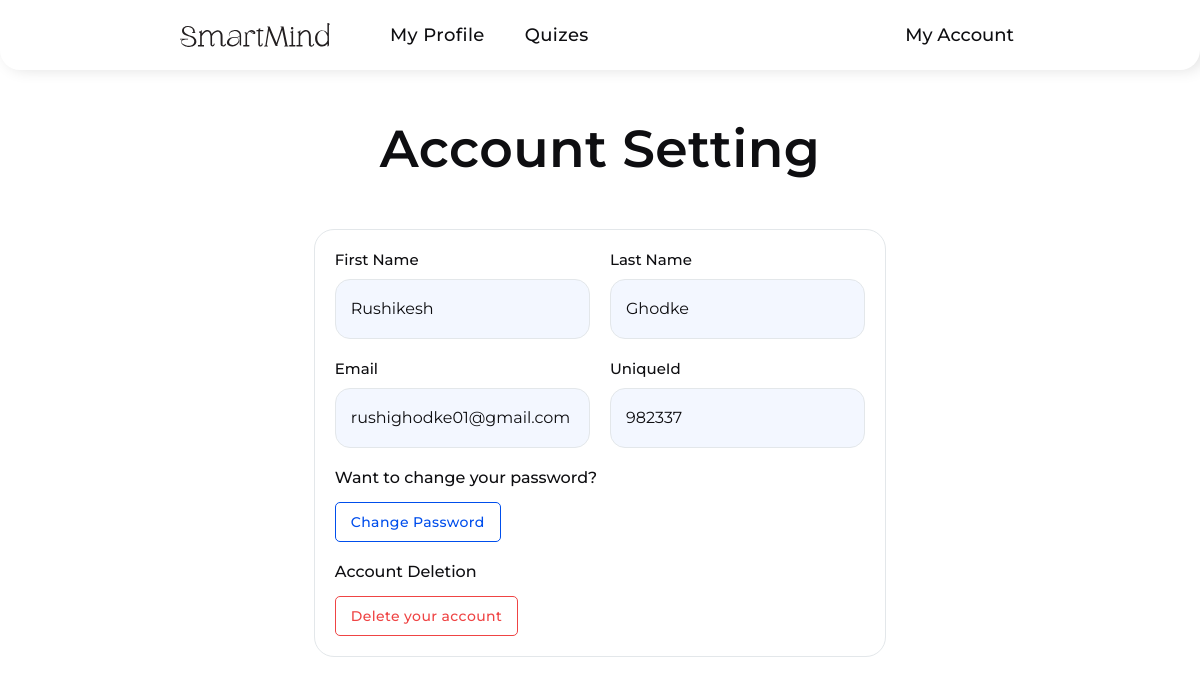
Page /user/setting.php (signed in) on the committed database.
### tables this page shows
CREATE TABLE `students` (
  `studentId` int(11) NOT NULL,
  `studentUniqueId` int(11) NOT NULL,
  `firstName` varchar(255) NOT NULL,
  `lastName` varchar(255) NOT NULL,
  `dateOfBirth` date NOT NULL,
  `gender` varchar(10) NOT NULL,
  `email` varchar(255) NOT NULL,
  `mobileNumber` varchar(10) NOT NULL,
  `username` varchar(255) NOT NULL,
  `studentImage` varchar(255) NOT NULL,
  `password` varchar(255) NOT NULL,
  `accountCreationDateTime` datetime NOT NULL,
  `verificationToken` varchar(255) NOT NULL,
  `tokenExpirationTime` datetime DEFAULT NULL,
  `isVerified` tinyint(1) NOT NULL
);

### assets/php/profileDetails.php (called while the page is built, shortened)
<?php
require "connection.php";
if (!empty($_SESSION['studentId'])) {
  $studentId = $_SESSION['studentId'];
  $selectQuery = mysqli_query($connection, "SELECT * FROM `students` WHERE `studentId` = $studentId");
  if ($selectQuery) {
    $fetchData = mysqli_fetch_assoc($selectQuery);
  }
  else {
    echo mysqli_error($connection);
  }
}
else
{
  header("Location: ../login.php");
}
?>

### assets/php/changePassword.php (called while the page is built, shortened)
<?php
include "connection.php";
if (!empty($_SESSION["studentId"])) {
  $studentId = $_SESSION["studentId"];
  $selectQuery = mysqli_query($connection, "SELECT * FROM `students` WHERE `studentId` = $studentId");
}

### user/setting.php (the view, shortened to what this page needs)
<?php
include "../assets/php/deleteAccount.php";
include "../assets/php/profileDetails.php";
include "../assets/php/changePassword.php";
?>
<!DOCTYPE html>
<html lang="en">
<head>
  <link rel="stylesheet" href="../assets/css/setting.css">
  <link rel="stylesheet" href="https://cdn-uicons.flaticon.com/2.1.0/uicons-regular-rounded/css/uicons-regular-rounded.css" />
  <link rel="stylesheet" href="https://cdn-uicons.flaticon.com/2.1.0/uicons-thin-straight/css/uicons-thin-straight.css" />
</head>
<body>
  <header class="header">
    <div class="left-side">
      <div class="logo">
        <img src="../assets/images/Logo.svg" alt="logo" />
      </div>
      <nav class="navbar">
        <ul>
          <li><a href="./profile.php">My Profile</a></li>
          <li><a href="./quizes.php">Quizes</a></li>
        </ul>
      </nav>
    </div>
    <div class="right-side">
      <div class="user">
        <span>My Account <i class="fi fi-rr-angle-small-down"></i></span>
      </div>
    </div>
  </header>
  <section class="setting-container">
    <div class="container">
      <div class="heading">
        <h1>Account Setting</h1>
      </div>
      <section class="setting-form-container">
        <form action="#" method="post" class="setting-form">
          <div class="input-group">
            <div class="input-field">
              <label for="firstName">First Name</label>
              <input type="text" name="firstName" id="firstName" value="<?php echo $fetchData['firstName']; ?>" id="firstName" placeholder="First Name" readonly />
            </div>
            <div class="input-field">
              <label for="lastName">Last Name</label>
              <input type="text" name="lastName" id="lastName" value="<?php echo $fetchData['lastName']; ?>" id="lastName" placeholder="Last Name" readonly />
            </div>
          </div>
          <div class="input-group">
            <div class="input-field">
              <label for="email">Email</label>
              <input type="email" name="email" id="email" value="<?php echo $fetchData['email']; ?>" id="email" placeholder="Email" readonly />
            </div>
            <div class="input-field">
              <label for="studentUniqueId">UniqueId</label>
              <input type="text" name="studentUniqueId" id="studentUniqueId" value="<?php echo $fetchData['studentUniqueId']; ?>" id="studentUniqueId" placeholder="Student UniqueId" readonly />
            </div>
          </div>
          <div class="change-password-btn">
            <span>Want to change your password?</span>
            <input type="submit" name="changePassword" class="changePwdBtn" value="Change Password" />
          </div>
          <div class="account-delete-btn">
            <span>Account Deletion</span>
            <button type="button" class="deleteBtn">Delete your account</button>
          </div>
        </form>
      </section>
    </div>
  </section>
</body>
</html>

### assets/css/setting.css (style rules this page uses)
* { margin: 0; padding: 0; box-sizing: border-box; font-family: "Montserrat", sans-serif; text-decoration: none; list-style: none; outline: none; }
:root { --bg-color: #f3f7ff; --border-color: #e3e7ea; --smart-mind-20: #ffffff; --smart-mind-50: #edf7ff; --smart-mind-100: #d6ecff; --smart-mind-200: #b5dfff; --smart-mind-300: #83ccff; --smart-mind-400: #48b0ff; --smart-mind-500: #1e8aff; --smart-mind-600: #0669ff; --smart-mind-700: #004eec; --smart-mind-800: #0841c5; --smart-mind-900: #0d3c9b; --smart-mind-950: #0e255d; --text-color: #0e0e11; }
html { font-size: 62.5%; scroll-behavior: smooth; }
body { width: 100%; height: 100vh; position: relative; }
.header { position: fixed; top: 0; width: 100%; height: 7rem; padding: 0 18rem; background-color: var(--smart-mind-20); border-radius: 0 0 2rem 2rem; box-shadow: 5px 0 15px rgba(0, 0, 0, 0.12); display: flex; align-items: center; justify-content: space-between; transition: 0.2s ease-in-out; z-index: 999; }
.header .left-side, .navbar, .navbar ul, .logo, .right-side, .right-side .user { height: 100%; display: flex; align-items: center; }
.left-side { gap: 6rem; }
.left-side .logo img { width: 15rem; }
.left-side .navbar ul { display: flex; align-items: center; gap: 4rem; }
.navbar ul li a { font-size: 1.8rem; font-weight: 500; letter-spacing: 0.4px; color: var(--text-color); transition: 0.2s ease-in-out; }
.user { position: relative; }
.user span { font-size: 1.8rem; font-weight: 500; color: var(--text-color); display: flex; align-items: center; gap: 0.6rem; cursor: pointer; transition: 0.2s ease-in-out; }
.setting-container { width: 100%; height: 100%; padding: 7rem; display: flex; align-items: center; justify-content: center; }
.setting-container .container { width: 90%; height: 100%; display: flex; flex-direction: column; align-items: center; }
.container .setting-form-container { width: 60%; }
.container .heading { width: 100%; display: flex; flex-direction: column; gap: 1rem; align-items: center; padding: 3rem; }
.heading h1 { font-size: 5.2rem; font-weight: 600; color: var(--text-color); line-height: 1.9; letter-spacing: 0.4px; }
.setting-form-container .setting-form { width: 100%; padding: 2rem; border: 1px solid var(--border-color); border-radius: 2rem; background-color: var(--smart-mind-20); display: flex; flex-direction: column; align-items: center; justify-content: center; gap: 2rem; }
.setting-form .input-field { width: 100%; display: flex; flex-direction: column; gap: 1rem; position: relative; }
.input-field label { font-size: 1.5rem; font-weight: 500; color: var(--text-color); }
.setting-form .input-group { width: 100%; display: flex; align-items: center; gap: 2rem; }
.input-field input { width: 100%; height: 6rem; background-color: transparent; border: 1px solid var(--border-color); border-radius: 1.5rem; outline: 0; padding: 0 1.5rem; font-size: 1.6rem; color: var(--text-color); }
.input-field input:read-only { background-color: var(--bg-color); cursor: not-allowed; }
.setting-form .change-password-btn { width: 100%; display: flex; flex-direction: column; align-items: flex-start; gap: 1.5rem; }
.change-password-btn span { font-size: 1.6rem; font-weight: 500; color: var(--text-color); }
.change-password-btn input[type="submit"] { font-size: 1.4rem; font-weight: 500; letter-spacing: 0.4px; color: var(--smart-mind-700); background-color: transparent; display: inline-block; border-color: var(--smart-mind-700); padding: 1rem 1.5rem; border: 1px solid var(--smart-mind-700); border-radius: 5px; transition: 0.2s ease-in-out; cursor: pointer; }
.setting-form .account-delete-btn { width: 100%; display: flex; flex-direction: column; align-items: flex-start; gap: 1.5rem; }
.account-delete-btn span { font-size: 1.6rem; font-weight: 500; color: var(--text-color); }
.account-delete-btn button { font-size: 1.4rem; font-weight: 500; background-color: transparent; letter-spacing: 0.4px; color: #ef4444; display: inline-block; border-color: #ef4444; padding: 1rem 1.5rem; border: 1px solid #ef4444; border-radius: 5px; transition: 0.2s ease-in-out; cursor: pointer; }

### rows in the picture
students: firstName "Rushikesh", lastName "Ghodke", email "rushighodke01@gmail.com", studentUniqueId "982337"
